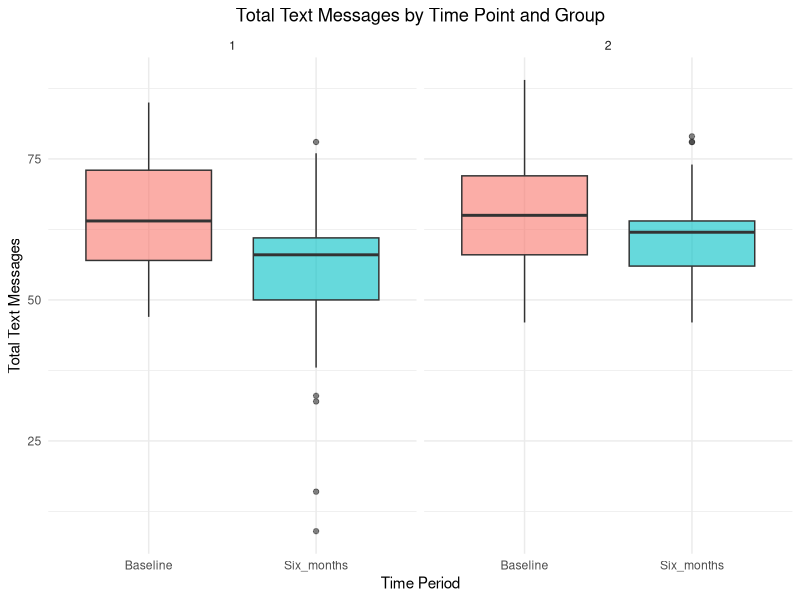

Reproduce this figure in R.
# Assignment 3 - Git Hub Project 

#Visualization 1: Creates stratified boxplot of text messages by Group and 
# Time (Hint: Faceted Boxplot).

# set working directory
setwd("~/BHDS 2010/Githubproject")

# load in the data
txtmssg <- read.csv("TextMessages.csv", header=TRUE)

# Check if Group is a factor
is.factor(txtmssg$Group)
txtmssg$Group<-as.factor(txtmssg$Group)
# Group is now a factor

# Convert Data to long format
#install packages and load library
#install.packages("reshape")
library(reshape2)
# convert the data
txtmssg_long <- melt(txtmssg, 
                     id.vars = c("Participant", "Group"), 
                     variable.name = "Time", 
                     value.name = "Messages")

# install packages and load in library for ggplot
#install.packages("ggplot2")
library(ggplot2)

# Create faceted boxplot object
boxplot_txtmssg <- ggplot(txtmssg_long, aes(x = Time, y = Messages, fill = Time)) 

# Plot faceted boxplot by Group
boxplot_txtmssg + 
  geom_boxplot(alpha = 0.6) +
  labs(
    title = "Total Text Messages by Time Point and Group",
    x = "Time Period",
    y = "Total Text Messages"
  ) +
  facet_wrap(~ Group) +
  theme_minimal() +
  theme(plot.title = element_text(hjust = 0.5),
        legend.position = "none")
# Group 1 has a median text messages decrease from Baseline to Six months, the
# spread (IQR) seems slightly narrower at Six months. Group 1 also has several 
# outliers below the lower whisker at six months, indicating a few participants 
# sent far fewer messages than the rest. Group 2 has a median text messages 
# remain roughly stable from Baseline to Six months. The spread is similar at 
# both points in time. There is also only a couple of mild outliers at Six months.
# At Baseline, both groups have similar medians. At Six months, Group 1 shows a 
# decrease in median messages, while Group 2 stays consistent.
# Group 1 shows more variability at Six months due to several low outliers, group 
# 2 maintains relatively consistent distribution across time.
# Group 1 may have experienced a reduction in text activity over six months, 
# while Group 2’s behavior remained stable.